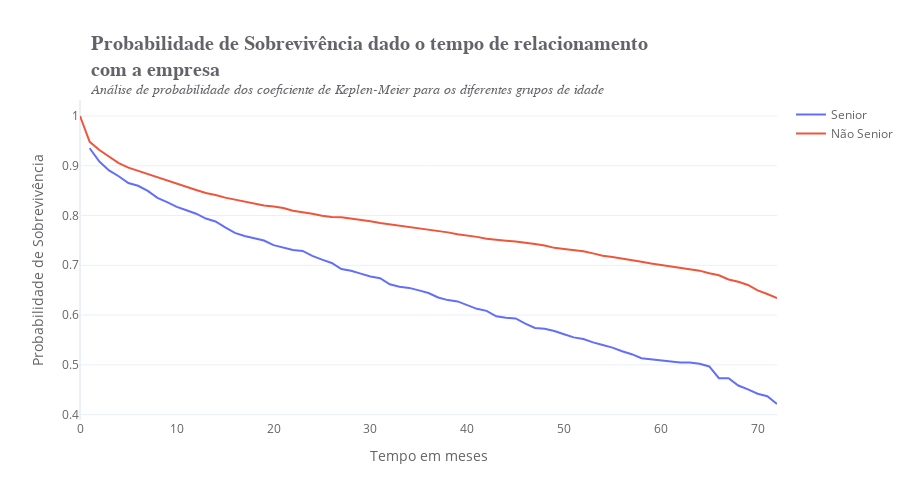

Notebook source saved alongside this figure:
### Code cell
# Filtrando os dados de clientes sênior
data_senior = data.query("SeniorCitizen == 1")

# Aplicando o teste
tempo_senior, probabilidade_senior = kaplan_meier_estimator(data_senior['Churn'], data_senior['tenure'])

# Filtrando os dados de clientes não sênior
data_not_senior = data.query("SeniorCitizen == 0")

# Aplicando o teste
tempo_not_senior, probabilidade_not_senior = kaplan_meier_estimator(data_not_senior['Churn'], data_not_senior['tenure'])

# Plotando o gráfico
fig = go.Figure(data=[go.Scatter(x=tempo_senior, y=probabilidade_senior, name='Senior'),
                      go.Scatter(x=tempo_not_senior, y=probabilidade_not_senior, name='Não Senior')])

# Atualizando o layout da figure
fig.update_layout(
    title='<b>Probabilidade de Sobrevivência dado o tempo de relacionamento<br>com a empresa</b><br><sup><i>Análise de probabilidade dos coeficiente de Keplen-Meier para os diferentes grupos de idade</i></sup>',
    title_font=dict(size=20, family="Arial"),
    font_color='#646369',
    template='plotly_white',
    yaxis=dict(showticklabels=True, showgrid=True, title='Probabilidade de Sobrevivência'),
    xaxis=dict(showgrid=False, title='Tempo em meses'),
    title_x=0.1,
    width=910,
    height=500,
    showlegend=True
)

### Figure 1 — Plotly figure (JSON) as saved in the notebook; plotly's stock layout.template omitted (floating-point values rounded to 4 significant figures)
{"data": [{"name": "Senior", "type": "scatter", "x": [1, 2, 3, 4, 5, 6, 7, 8, 9, 10, 11, 12, 13, 14, 15, 16, 17, 18, 19, 20, 21, 22, 23, 24, 25, 26, 27, 28, 29, 30, 31, 32, 33, 34, 35, 36, 37, 38, 39, 40, 41, 42, 43, 44, 45, 46, 47, 48, 49, 50, 51, 52, 53, 54, 55, 56, 57, 58, 59, 60, 61, 62, 63, 64, 65, 66, 67, 68, 69, 70, 71, 72], "y": [0.9352, 0.9086, 0.8907, 0.879, 0.8653, 0.8597, 0.8495, 0.8354, 0.8268, 0.8172, 0.8105, 0.8037, 0.7939, 0.788, 0.7761, 0.7651, 0.759, 0.7539, 0.7498, 0.7404, 0.7352, 0.7309, 0.7288, 0.719, 0.7113, 0.7047, 0.6924, 0.689, 0.6833, 0.6775, 0.6739, 0.6619, 0.6571, 0.6546, 0.6495, 0.6444, 0.6353, 0.63, 0.6274, 0.6193, 0.6125, 0.6084, 0.5974, 0.5946, 0.5931, 0.5829, 0.5739, 0.5724, 0.5678, 0.5616, 0.5551, 0.5518, 0.5451, 0.5399, 0.5346, 0.5272, 0.5214, 0.5133, 0.5112, 0.5091, 0.5069, 0.5045, 0.5045, 0.502, 0.4966, 0.473, 0.473, 0.4584, 0.4506, 0.4419, 0.4369, 0.4213]}, {"name": "Não Senior", "type": "scatter", "x": [0, 1, 2, 3, 4, 5, 6, 7, 8, 9, 10, 11, 12, 13, 14, 15, 16, 17, 18, 19, 20, 21, 22, 23, 24, 25, 26, 27, 28, 29, 30, 31, 32, 33, 34, 35, 36, 37, 38, 39, 40, 41, 42, 43, 44, 45, 46, 47, 48, 49, 50, 51, 52, 53, 54, 55, 56, 57, 58, 59, 60, 61, 62, 63, 64, 65, 66, 67, 68, 69, 70, 71, 72], "y": [1, 0.948, 0.9316, 0.9183, 0.9054, 0.8962, 0.8898, 0.8821, 0.8769, 0.8695, 0.8625, 0.8576, 0.8512, 0.8453, 0.8414, 0.836, 0.8323, 0.8278, 0.8235, 0.82, 0.8179, 0.8151, 0.8096, 0.8069, 0.8035, 0.7994, 0.7971, 0.7966, 0.7942, 0.7915, 0.7885, 0.7849, 0.7823, 0.7794, 0.7765, 0.7733, 0.7714, 0.769, 0.7662, 0.7623, 0.7601, 0.7571, 0.7534, 0.7509, 0.7495, 0.7477, 0.7459, 0.7429, 0.7398, 0.7351, 0.7326, 0.7309, 0.7284, 0.7239, 0.7193, 0.7164, 0.7135, 0.711, 0.7073, 0.7035, 0.7006, 0.6965, 0.694, 0.6913, 0.6892, 0.684, 0.68, 0.6715, 0.6668, 0.6605, 0.6496, 0.6423, 0.6339]}], "layout": {"font": {"color": "#646369"}, "height": 500, "showlegend": true, "title": {"font": {"family": "Arial", "size": 20}, "text": "<b>Probabilidade de Sobrevivência dado o tempo de relacionamento<br>com a empresa</b><br><sup><i>Análise de probabilidade dos coeficiente de Keplen-Meier para os diferentes grupos de idade</i></sup>", "x": 0.1}, "width": 910, "xaxis": {"showgrid": false, "title": {"text": "Tempo em meses"}}, "yaxis": {"showgrid": true, "showticklabels": true, "title": {"text": "Probabilidade de Sobrevivência"}}}}
